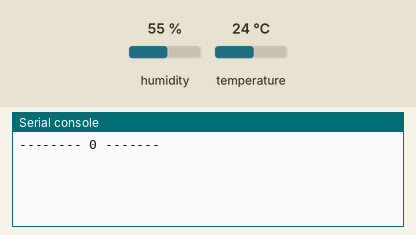
Simulated run of this program. Board: MicroPython board. Shown: the last lines printed to the serial console. The inputs (shaded band) are chosen by the test bench; at power-on: humidity 55 %, temperature 24 °C.

Above: at 1.2 s.
1.3 s: humidity set to 22 %
At 3.2 s:
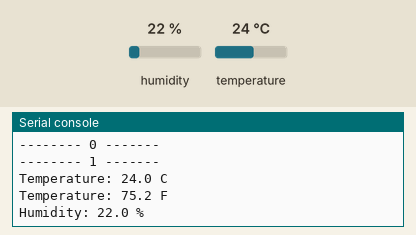
4.3 s: temperature set to 12 °C
At 6.7 s:
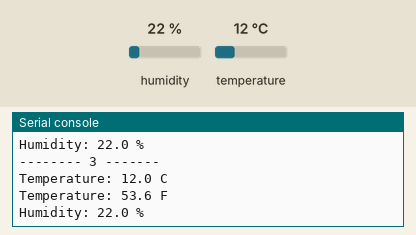
7.3 s: humidity set to 40 %
At 9.1 s:
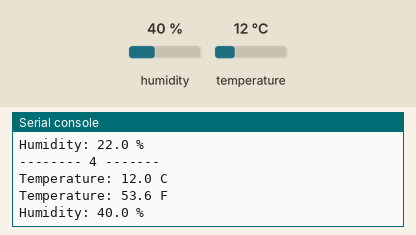
Timing chart, 0 to 10.6 s (numbered marks = the images above; inputs shaded):
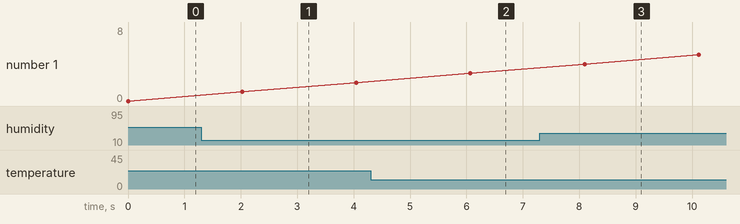

Measured:
- after the input at 1.3 s, the serial console: prints a new line after 0.72 s (image 1)
- after the input at 4.3 s, the serial console: prints a new line after 1.8 s (image 2)
- after the input at 7.3 s, the serial console: prints a new line after 0.79 s (image 3)

The program:

DHT11_v2.py
```python
from machine import Pin
import dht

PIN_DHT11_DATA = 0
INTERVAL_MEASUREMENT = 2  # seconds

_pinData = Pin(PIN_DHT11_DATA, Pin.IN)
_sensor = dht.DHT11(_pinData)


# convert temperature from Celsius to Fahrenheit
def toFahrenheit(celsius):
    return celsius * (9 / 5) + 32.0


def measure():
    try:
        _sensor.measure()
        return _sensor.temperature(), _sensor.humidity()
    except OSError as e:
        return -1, -1


if "__main__" == __name__:
    from time import sleep

    print('-------- 0 -------')
    measurement = 1
    while True:
        sleep(INTERVAL_MEASUREMENT)
        temp, hum = measure()
        print('-------- %d -------' % measurement)
        print('Temperature: %3.1f C' % temp)
        print('Temperature: %3.1f F' % toFahrenheit(temp))
        print('Humidity: %3.1f %%' % hum)
        measurement = measurement + 1
```
